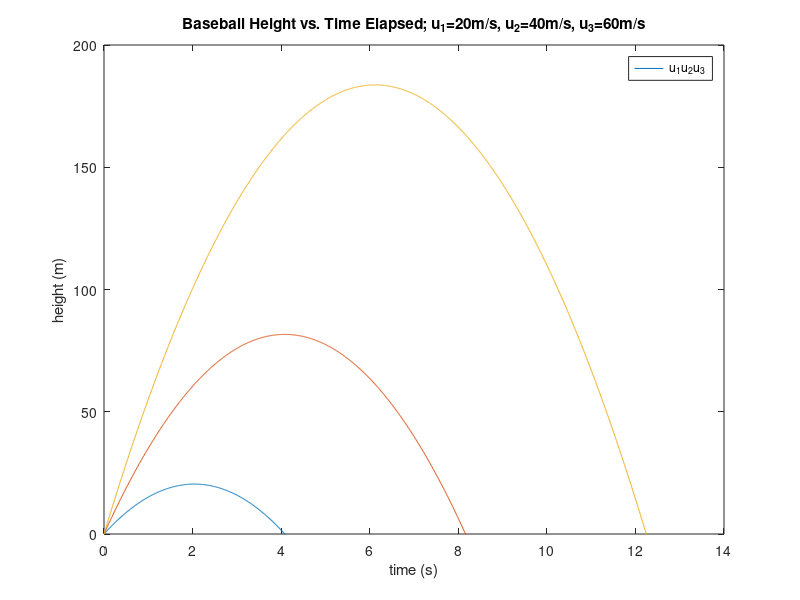

Write the MATLAB code that produced this figure.
% Homework 8, Problem 2
% Will McClain
% EGR 101-01
% Due: 4/6/23


clear;clc;close all; % housekeeping

% column vector of time
t = (0:0.01:14)';

% row vector of speeds
u = [20 40 60];

G = 9.8; % acc due to gravity

% y = ut - (g/2)t^2
% matrix multiplication ain't communitive
y = t*u - (G.*t.^2)./2;

% plotting time
plot(t, y)
title("Baseball Height vs. Time Elapsed; u_1=20m/s, u_2=40m/s, u_3=60m/s")
xlabel("time (s)")
ylabel("height (m)")
% resize graph
ylim([0, 200])
legend(["u_1" "u_2" "u_3"])

% get max values and idxs
[max_height, max_idx] = max(y);
% convert from idx to time
max_time = max_idx / 100;

% u1: height = 20.4082m, time = 2.05s
% u2: height = 81.6326m, time = 4.09s
% u3: height = 183.6734m, time = 6.13s